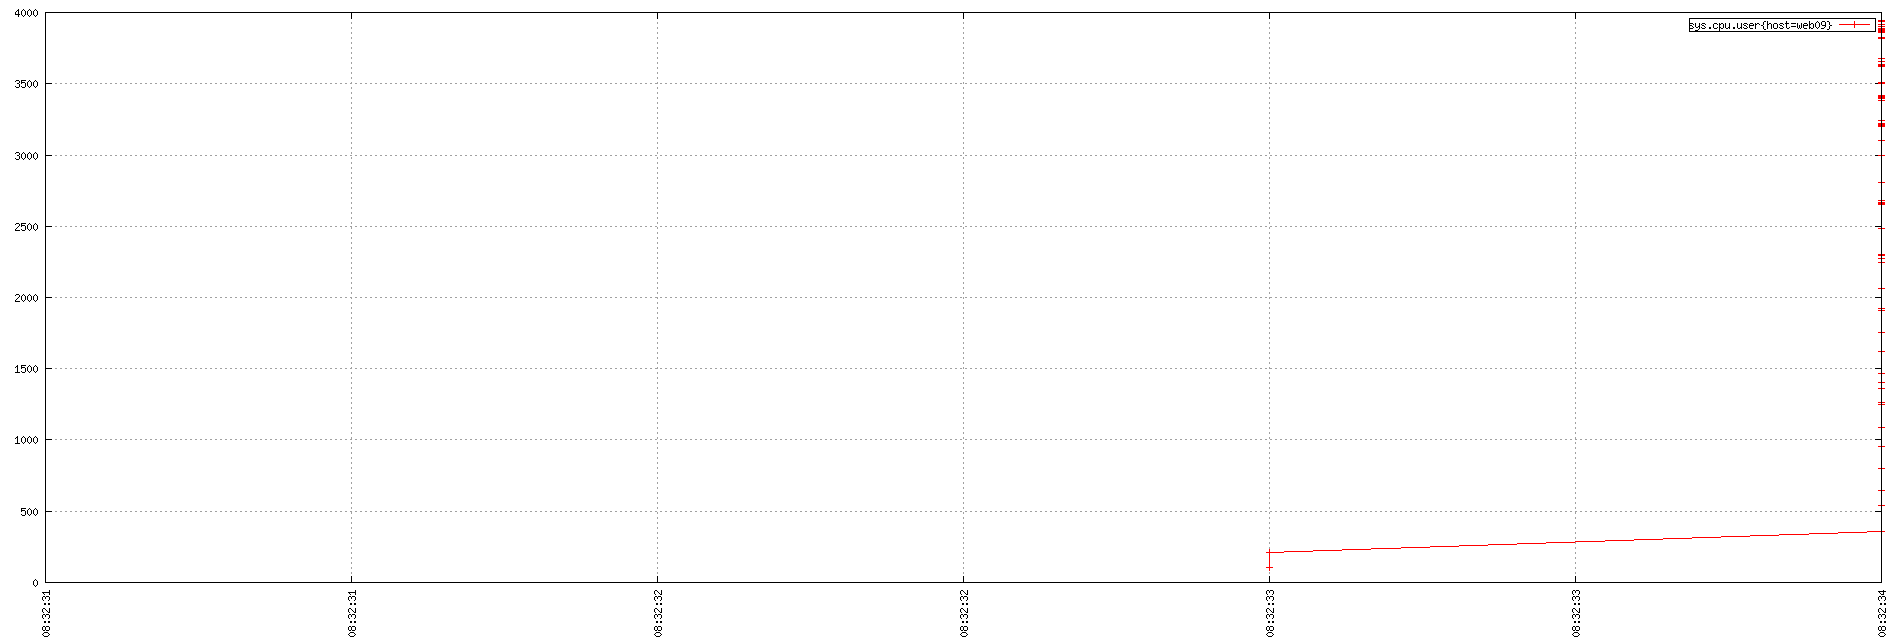

The script that saved this image:
set term png small size 1900,644
set xdata time
set timefmt "%s"
if (GPVAL_VERSION < 4.6) set xtics rotate; else set xtics rotate right
set output "${TMPDIR-'tmp'}/tsd/f65df0ad.png"
set xrange ["1673771551":"1673771554"]
set format x "%H:%M:%S"
set grid
set style data linespoint
set key right box
set yrange [0:]
plot  "${TMPDIR-'tmp'}/tsd/f65df0ad_0.dat" using 1:2 title "sys.cpu.user{host=web09}"
